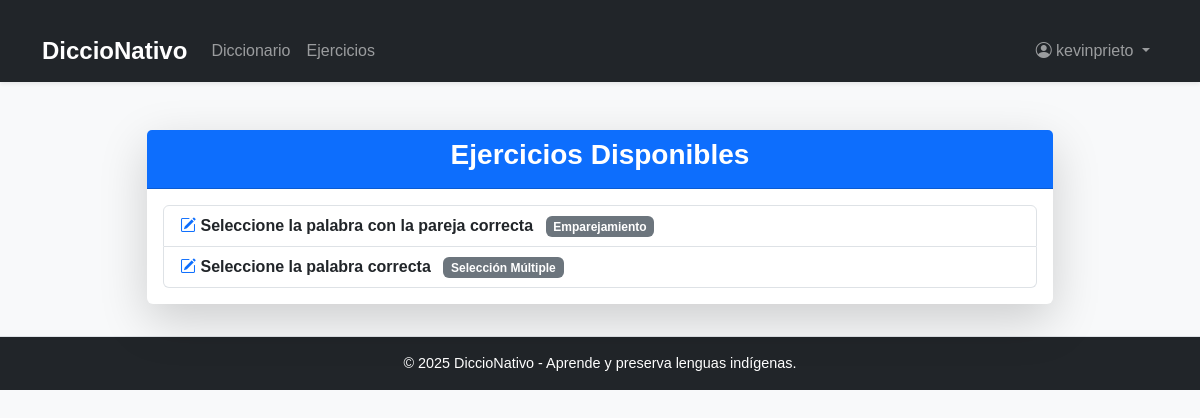
Screenshot of /ejercicios/ (signed in) with the database file from the repository.
### accounts/models.py (models this page shows, shortened)
class CustomUser(AbstractUser):
    ROLE_CHOICES = (
        ("estudiante", "Estudiante"),
        ("profesor", "Profesor"),
        ("administrador", "Administrador"),
    )
    role = models.CharField(max_length=20, choices=ROLE_CHOICES, default="estudiante")
    age = models.PositiveIntegerField(null=True, blank=True)

### ejercicios/models.py (models this page shows, shortened)
class Exercise(models.Model):
    EXERCISE_TYPE_CHOICES = (
        ("seleccion", "Selección Múltiple"),
        ("emparejamiento", "Emparejamiento"),
    )
    words_m2m = models.ManyToManyField(
        Word,
        blank=True,
        related_name="exercises",
        help_text="Selecciona las palabras involucradas (usado para ejercicios de selección múltiple)."
    )
    words_json = models.JSONField(
        blank=True,
        null=True,
        help_text="Pares de palabras en formato JSON (usado para ejercicios de emparejamiento). Ej: [['gato','cat'], ['perro','dog'], ['sol','sun'], ['luna','moon']]"
    )
    exercise_type = models.CharField(
        max_length=20,
        choices=EXERCISE_TYPE_CHOICES
    )
    question = models.TextField()
    options = models.JSONField(
        blank=True,
        null=True,
        help_text="Lista de opciones en formato JSON"
    )
    correct_answer = models.JSONField(
        blank=True,
        null=True,
        help_text="Lista de respuestas correctas en formato JSON",
        default=list
    )
    assigned_students = models.ManyToManyField(
        User,
        blank=True,
        limit_choices_to={'role': 'estudiante'},
        related_name="assigned_exercises"
    )
    user = models.ForeignKey(
        User,
        on_delete=models.CASCADE,
        null=True,
        blank=True,
        related_name="created_exercises"
    )
    submitted_at = models.DateTimeField(auto_now_add=True)

### ejercicios/views.py (the view)
# urls.py: path("", ExerciseListView.as_view(), name="exercise_list"),
class ExerciseListView(LoginRequiredMixin, ListView):
    model = Exercise
    template_name = "ejercicios/exercise_list.html"
    context_object_name = "exercises"

### templates/ejercicios/exercise_list.html (shortened to what this page needs)
{% extends "base.html" %}
{% block content %}
<div class="container mt-5">
    <div class="row justify-content-center">
        <div class="col-lg-10">
            <div class="card shadow-lg border-0">
                <div class="card-header bg-primary text-white text-center">
                    <h3 class="fw-bold">Ejercicios Disponibles</h3>
                </div>
                <div class="card-body">
                    {% if exercises %}
                        <ul class="list-group">
                            {% for ex in exercises %}
                                <li class="list-group-item d-flex justify-content-between align-items-center">
                                    <div>
                                        <a href="{% url 'exercise_answer' ex.pk %}" class="fw-bold text-decoration-none text-dark">
                                            <i class="bi bi-pencil-square text-primary"></i>
                                            {{ ex.question|truncatechars:50 }}
                                        </a>
                                        <span class="badge bg-secondary ms-2">{{ ex.get_exercise_type_display }}</span>
                                    </div>
                                </li>
                            {% endfor %}
                        </ul>
                    {% else %}
                        <div class="alert alert-info text-center">
                            <i class="bi bi-info-circle"></i> No hay ejercicios disponibles en este momento.
                        </div>
                    {% endif %}
                </div>
            </div>
        </div>
    </div>
</div>
{% endblock content %}

### templates/base.html (shortened to what this page needs)
{% load static %}
<!DOCTYPE html>
<html lang="es">
<head>
  <link href="https://cdn.jsdelivr.net/npm/bootstrap@5.3.0/dist/css/bootstrap.min.css" rel="stylesheet">
  <link rel="stylesheet" href="{% static 'css/base.css' %}">
  <link rel="stylesheet" href="https://cdnjs.cloudflare.com/ajax/libs/bootstrap-icons/1.10.5/font/bootstrap-icons.min.css">
</head>
<body>
  <nav class="navbar navbar-expand-lg navbar-dark bg-dark shadow-sm">
    <div class="container">
      <a class="navbar-brand fw-bold" href="{% url 'home' %}">DiccioNativo</a>
      <div class="collapse navbar-collapse" id="navbarNav">
        <ul class="navbar-nav me-auto">
          <li class="nav-item"><a class="nav-link" href="{% url 'word_list' %}">Diccionario</a></li>
          <li class="nav-item"><a class="nav-link" href="{% url 'exercise_list' %}">Ejercicios</a></li>
        </ul>
        <ul class="navbar-nav ms-auto">
          {% if user.is_authenticated %}
            <li class="nav-item dropdown">
              <a class="nav-link dropdown-toggle" href="#" id="userDropdown" role="button" data-bs-toggle="dropdown">
                <i class="bi bi-person-circle"></i> {{ user.username }}
              </a>
            </li>
          {% else %}
            <li class="nav-item"><a class="nav-link" href="{% url 'login' %}"><i class="bi bi-box-arrow-in-right"></i> Iniciar sesión</a></li>
            <li class="nav-item"><a class="nav-link" href="{% url 'signup' %}"><i class="bi bi-person-plus"></i> Registrarse</a></li>
          {% endif %}
        </ul>
      </div>
    </div>
  </nav>
  <main class="container my-4">
    {% block content %}{% endblock %}
  </main>
  <footer class="bg-dark text-white text-center py-3">
    <p class="mb-0">© 2025 DiccioNativo - Aprende y preserva lenguas indígenas.</p>
  </footer>
</body>
</html>

### static/css/base.css (style rules this page uses)
body { font-family: 'Source Sans Pro', sans-serif; background-color: #f8f9fa; color: #343a40; margin: 0; padding: 0; }
.navbar-brand { font-weight: bold; font-size: 1.5rem; }
h1, h2, h3, h4, h5, h6 { font-family: 'Source Sans Pro', sans-serif; font-weight: 700; }
footer { padding: 1rem 0; border-top: 1px solid #dee2e6; font-size: 0.9rem; color: #6c757d; text-align: center; margin-top: 2rem; }
.container { margin-top: 20px; }
a { text-decoration: none; color: inherit; }

### rows the page displays
CustomUser: username "kevinprieto"
Exercise: question "Seleccione la palabra con la pareja correcta", exercise_type "Emparejamiento"
Exercise: question "Seleccione la palabra correcta", exercise_type "Selección Múltiple"
